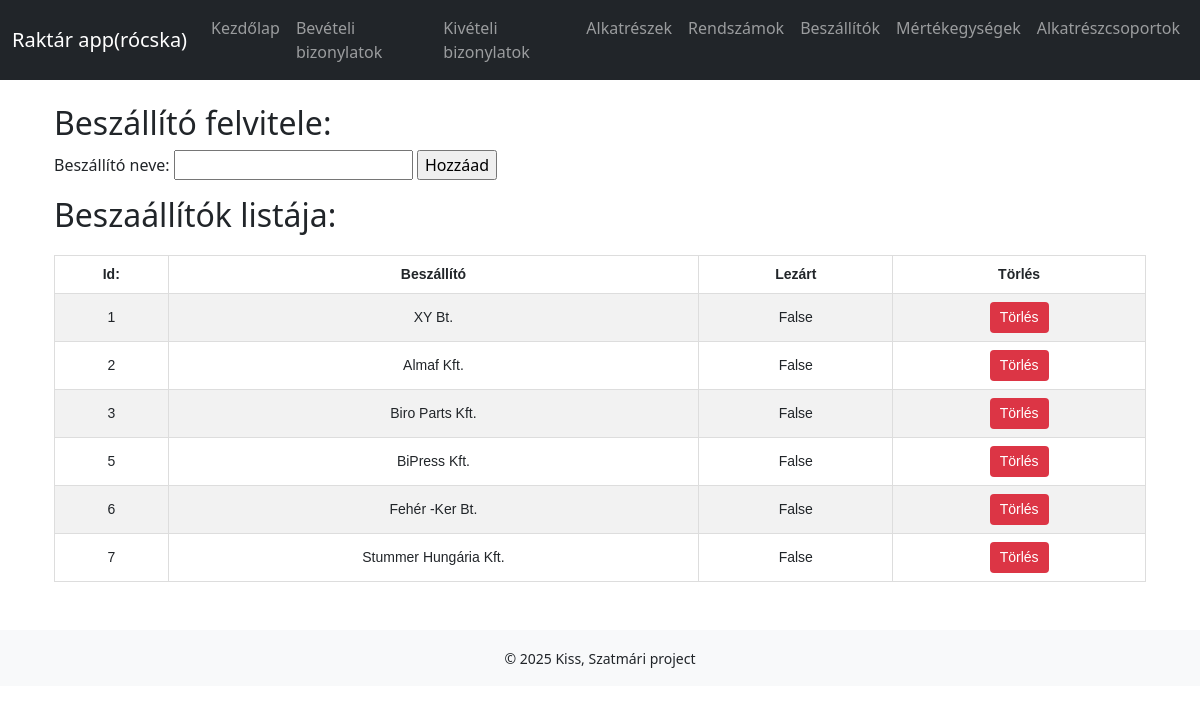
/beszallito/, run on an earlier commit of the app's database.
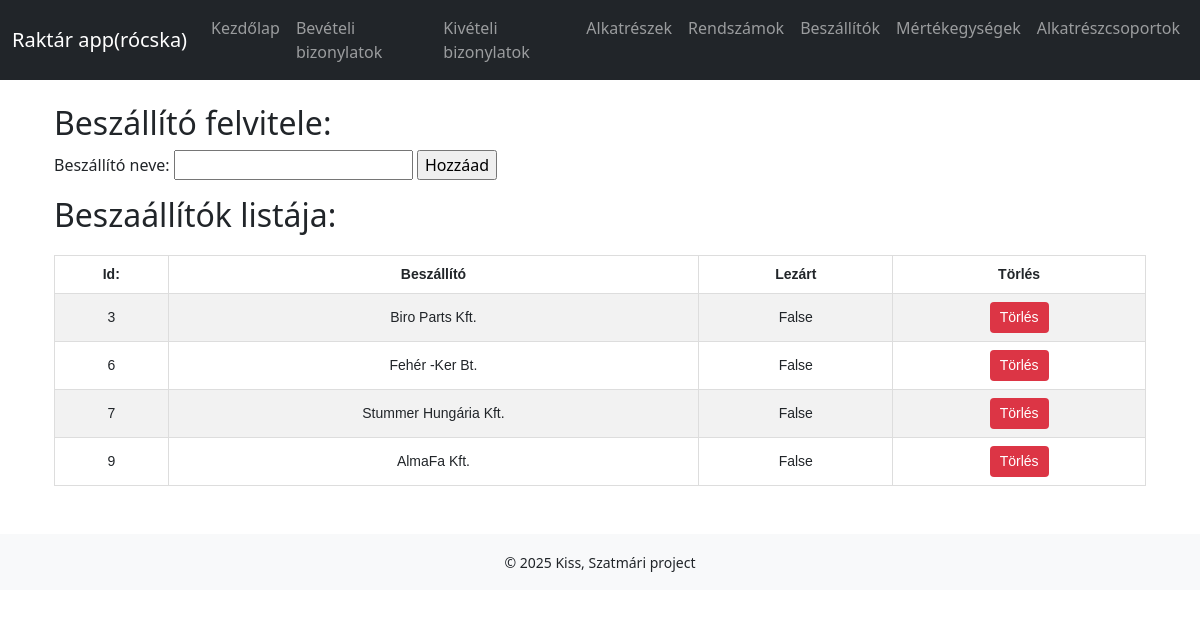
And on a later commit of the database.
### raktar/models.py (models this page shows, shortened)
class Beszallito(models.Model):
    beszallito = models.CharField(max_length=50)
    lezart = models.BooleanField(default=False)

### raktar/views.py (the view)
# urls.py: path('beszallito/', views.beszallito, name='beszallito'),
def beszallito(request):
    beszallitok =Beszallito.objects.all()
    context = {'beszallitok': beszallitok}
    return render(request,'beszallito.html', context)

### raktar/templates/beszallito.html (shortened to what this page needs)
{% extends 'base.html' %}
{% block content %}
    <div class="container">
        <section>
            <h2>Beszállító felvitele:</h2>
            <form action=" {% url 'raktar:addBeszallito' %} " method="post">
                <label>
                    <p>Beszállító neve:
                        <input type="text" name="ujBeszallito" id="ujBeszallito">
                        <input type="submit" value="Hozzáad">
                    </p>
                </label>
            </form>
        </section>
        <section>
            <h2>Beszaállítók listája:</h2>
            <table>
                <tr>
                    <th>Id:</th>
                    <th>Beszállító</th>
                    <th>Lezárt</th>
                    <th>Törlés</th>
                </tr>
                {% for i in beszallitok %}
                <tr>
                    <td>{{i.id}}</td>
                    <td>{{i.beszallito}}</td>
                    <td>{{i.lezart}}</td>
                    <td>
                        <form method="post" action="{% url 'raktar:deleteBeszallitoById' i.id %}" style="display:inline;">
                        <button type="submit" class="btn btn-danger btn-sm">Törlés</button>
                        </form>
                    </td>
                </tr>
                {% endfor %}
            </table>
        </section>
    </div>
{% endblock %}

### raktar/templates/base.html (shortened to what this page needs)
{% load static %}
<!DOCTYPE html>
<html lang="hu">
<head>
  <link href="https://cdn.jsdelivr.net/npm/bootstrap@5.3.2/dist/css/bootstrap.min.css" rel="stylesheet">
  <link rel="stylesheet" href="{% static 'raktar/style.css' %}">
</head>
<body>
  <nav class="navbar navbar-expand-lg navbar-dark bg-dark">
    <div class="container-fluid">
      <a class="navbar-brand" href="{% url 'raktar:home' %}">Raktár app(rócska)</a>
      <div class="collapse navbar-collapse" id="mainNavbar">
        <ul class="navbar-nav me-auto mb-2 mb-lg-0">
          <li class="nav-item">
            <a class="nav-link {% if request.resolver_match.url_name == 'raktar:home' %}active{% endif %}" href="{% url 'raktar:home' %}">Kezdőlap</a>
          </li>
          <li class="nav-item">
            <a class="nav-link {% if request.resolver_match.url_name == 'raktar:bebizonylat' %}active{% endif %}" href="{% url 'raktar:bebizonylat' %}">Bevételi bizonylatok</a>
          </li>
		      <li class="nav-item">
            <a class="nav-link {% if request.resolver_match.url_name == 'raktar:kivbizonylat' %}active{% endif %}" href="{% url 'raktar:kivbizonylat' %}">Kivételi bizonylatok</a>
          </li>
          <li class="nav-item">
            <a class="nav-link {% if request.resolver_match.url_name == 'raktar:alkatresz' %}active{% endif %}" href="{% url 'raktar:alkatresz' %}">Alkatrészek</a>
          </li>
          <li class="nav-item">
            <a class="nav-link {% if request.resolver_match.url_name == 'raktar:rendszam' %}active{% endif %}" href="{% url 'raktar:rendszam' %}">Rendszámok</a>
          </li>
          <li class="nav-item">
            <a class="nav-link {% if request.resolver_match.url_name == 'raktar:beszallito' %}active{% endif %}" href="{% url 'raktar:beszallito' %}">Beszállítók</a>
          </li>
          <li class="nav-item">
            <a class="nav-link {% if request.resolver_match.url_name == 'raktar:mertekegyseg' %}active{% endif %}" href="{% url 'raktar:mertekegyseg' %}">Mértékegységek</a>
          </li>
          <li class="nav-item">
            <a class="nav-link {% if request.resolver_match.url_name == 'raktar:mertekegyseg' %}active{% endif %}" href="{% url 'raktar:alkatreszcsoport' %}">Alkatrészcsoportok</a>
          </li>
        </ul>
      </div>
    </div>
  </nav>
  <div class="container mt-4">
    {% block content %}{% endblock %}
  </div>
  <footer class="bg-light text-center py-3 mt-5">
    <small>&copy; {% now "Y" %} Kiss, Szatmári project</small>
  </footer>
</body>
</html>

### raktar/static/raktar/style.css (style rules this page uses)
table { width: 100%; border-collapse: collapse; margin: 20px 0; font-family: Arial, sans-serif; font-size: 14px; }
table td, table th { border: 1px solid #ddd; padding: 8px; text-align: center; }
table tr:nth-child(even) { background-color: #f2f2f2; }
.btn-danger { background-color: #dc3545; color: white; border: none; padding: 5px 10px; cursor: pointer; border-radius: 4px; text-decoration: none; }

What changed in the data, as far as the page shows it:
removed Beszallito: id "1", beszallito "XY Bt.", lezart "False"
removed Beszallito: id "2", beszallito "Almaf Kft.", lezart "False"
removed Beszallito: id "5", beszallito "BiPress Kft.", lezart "False"
added Beszallito: id "9", beszallito "AlmaFa Kft.", lezart "False"
